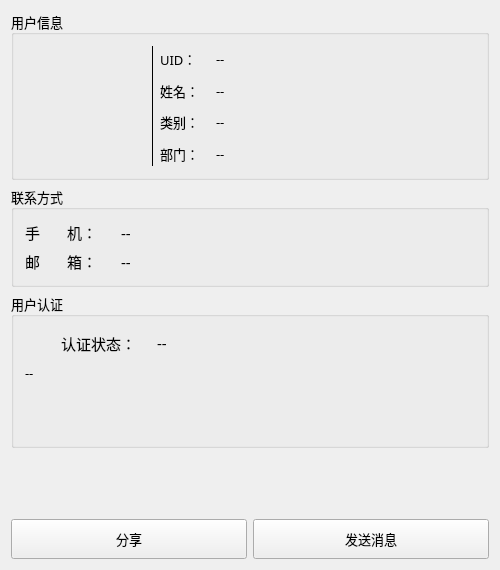
<?xml version="1.0" encoding="UTF-8"?>
<ui version="4.0">
 <class>FriendInfoWidgetClass</class>
 <widget class="QWidget" name="FriendInfoWidgetClass">
  <property name="geometry">
   <rect>
    <x>0</x>
    <y>0</y>
    <width>500</width>
    <height>570</height>
   </rect>
  </property>
  <property name="minimumSize">
   <size>
    <width>500</width>
    <height>570</height>
   </size>
  </property>
  <property name="maximumSize">
   <size>
    <width>500</width>
    <height>570</height>
   </size>
  </property>
  <property name="font">
   <font>
    <family>微软雅黑</family>
    <pointsize>10</pointsize>
   </font>
  </property>
  <property name="windowTitle">
   <string>好友资料</string>
  </property>
  <property name="windowIcon">
   <iconset resource="resource.qrc">
    <normaloff>:/images/color_icon/color-inf.svg</normaloff>:/images/color_icon/color-inf.svg</iconset>
  </property>
  <layout class="QGridLayout" name="gridLayout_7">
   <item row="0" column="0">
    <widget class="QGroupBox" name="group_userInfo">
     <property name="font">
      <font>
       <family>微软雅黑</family>
       <pointsize>10</pointsize>
      </font>
     </property>
     <property name="title">
      <string>用户信息</string>
     </property>
     <layout class="QGridLayout" name="gridLayout_2">
      <item row="0" column="0">
       <widget class="QLabel" name="avatar">
        <property name="minimumSize">
         <size>
          <width>120</width>
          <height>120</height>
         </size>
        </property>
        <property name="maximumSize">
         <size>
          <width>120</width>
          <height>120</height>
         </size>
        </property>
        <property name="font">
         <font>
          <family>微软雅黑</family>
          <pointsize>16</pointsize>
         </font>
        </property>
        <property name="styleSheet">
         <string notr="true">margin:5px;</string>
        </property>
        <property name="pixmap">
         <pixmap resource="resource.qrc">:/images/color_icon/user.svg</pixmap>
        </property>
        <property name="scaledContents">
         <bool>true</bool>
        </property>
       </widget>
      </item>
      <item row="0" column="1">
       <widget class="Line" name="line_3">
        <property name="frameShadow">
         <enum>QFrame::Plain</enum>
        </property>
        <property name="orientation">
         <enum>Qt::Vertical</enum>
        </property>
       </widget>
      </item>
      <item row="0" column="2">
       <layout class="QGridLayout" name="gridLayout">
        <item row="0" column="0">
         <widget class="QLabel" name="label_6">
          <property name="minimumSize">
           <size>
            <width>40</width>
            <height>0</height>
           </size>
          </property>
          <property name="maximumSize">
           <size>
            <width>50</width>
            <height>35</height>
           </size>
          </property>
          <property name="text">
           <string>UID：</string>
          </property>
         </widget>
        </item>
        <item row="0" column="1">
         <widget class="QLabel" name="uid">
          <property name="minimumSize">
           <size>
            <width>100</width>
            <height>0</height>
           </size>
          </property>
          <property name="maximumSize">
           <size>
            <width>16777215</width>
            <height>35</height>
           </size>
          </property>
          <property name="text">
           <string>--</string>
          </property>
         </widget>
        </item>
        <item row="1" column="0">
         <widget class="QLabel" name="label_20">
          <property name="minimumSize">
           <size>
            <width>40</width>
            <height>0</height>
           </size>
          </property>
          <property name="maximumSize">
           <size>
            <width>50</width>
            <height>35</height>
           </size>
          </property>
          <property name="text">
           <string>姓名：</string>
          </property>
         </widget>
        </item>
        <item row="1" column="1">
         <widget class="QLabel" name="name">
          <property name="minimumSize">
           <size>
            <width>100</width>
            <height>0</height>
           </size>
          </property>
          <property name="maximumSize">
           <size>
            <width>16777215</width>
            <height>35</height>
           </size>
          </property>
          <property name="text">
           <string>--</string>
          </property>
         </widget>
        </item>
        <item row="2" column="0">
         <widget class="QLabel" name="label_9">
          <property name="minimumSize">
           <size>
            <width>40</width>
            <height>0</height>
           </size>
          </property>
          <property name="maximumSize">
           <size>
            <width>50</width>
            <height>35</height>
           </size>
          </property>
          <property name="text">
           <string>类别：</string>
          </property>
         </widget>
        </item>
        <item row="2" column="1">
         <widget class="QLabel" name="group">
          <property name="minimumSize">
           <size>
            <width>100</width>
            <height>0</height>
           </size>
          </property>
          <property name="maximumSize">
           <size>
            <width>16777215</width>
            <height>35</height>
           </size>
          </property>
          <property name="text">
           <string>--</string>
          </property>
         </widget>
        </item>
        <item row="3" column="0">
         <widget class="QLabel" name="label_14">
          <property name="minimumSize">
           <size>
            <width>40</width>
            <height>0</height>
           </size>
          </property>
          <property name="maximumSize">
           <size>
            <width>50</width>
            <height>35</height>
           </size>
          </property>
          <property name="text">
           <string>部门：</string>
          </property>
         </widget>
        </item>
        <item row="3" column="1">
         <widget class="QLabel" name="department">
          <property name="minimumSize">
           <size>
            <width>100</width>
            <height>0</height>
           </size>
          </property>
          <property name="maximumSize">
           <size>
            <width>16777215</width>
            <height>35</height>
           </size>
          </property>
          <property name="text">
           <string>--</string>
          </property>
          <property name="wordWrap">
           <bool>false</bool>
          </property>
         </widget>
        </item>
       </layout>
      </item>
     </layout>
    </widget>
   </item>
   <item row="1" column="0">
    <widget class="QGroupBox" name="groupBox_43">
     <property name="maximumSize">
      <size>
       <width>16777215</width>
       <height>120</height>
      </size>
     </property>
     <property name="font">
      <font>
       <family>微软雅黑</family>
       <pointsize>10</pointsize>
      </font>
     </property>
     <property name="title">
      <string>联系方式</string>
     </property>
     <layout class="QGridLayout" name="gridLayout_6">
      <item row="0" column="0">
       <widget class="QLabel" name="label_81">
        <property name="maximumSize">
         <size>
          <width>90</width>
          <height>16777215</height>
         </size>
        </property>
        <property name="font">
         <font>
          <family>微软雅黑</family>
          <pointsize>11</pointsize>
         </font>
        </property>
        <property name="text">
         <string>手       机：</string>
        </property>
       </widget>
      </item>
      <item row="0" column="1">
       <widget class="QLabel" name="phone">
        <property name="font">
         <font>
          <family>微软雅黑</family>
          <pointsize>11</pointsize>
         </font>
        </property>
        <property name="text">
         <string>--</string>
        </property>
       </widget>
      </item>
      <item row="1" column="0">
       <widget class="QLabel" name="label_80">
        <property name="maximumSize">
         <size>
          <width>90</width>
          <height>16777215</height>
         </size>
        </property>
        <property name="font">
         <font>
          <family>微软雅黑</family>
          <pointsize>11</pointsize>
         </font>
        </property>
        <property name="text">
         <string>邮       箱：</string>
        </property>
       </widget>
      </item>
      <item row="1" column="1">
       <widget class="QLabel" name="mail">
        <property name="font">
         <font>
          <family>微软雅黑</family>
          <pointsize>11</pointsize>
         </font>
        </property>
        <property name="text">
         <string>--</string>
        </property>
        <property name="wordWrap">
         <bool>true</bool>
        </property>
       </widget>
      </item>
     </layout>
    </widget>
   </item>
   <item row="2" column="0">
    <widget class="QGroupBox" name="groupBox">
     <property name="title">
      <string>用户认证</string>
     </property>
     <layout class="QGridLayout" name="gridLayout_4">
      <item row="0" column="0">
       <layout class="QGridLayout" name="gridLayout_3">
        <item row="0" column="0">
         <widget class="QLabel" name="verifyIcon">
          <property name="minimumSize">
           <size>
            <width>30</width>
            <height>30</height>
           </size>
          </property>
          <property name="maximumSize">
           <size>
            <width>30</width>
            <height>30</height>
           </size>
          </property>
          <property name="text">
           <string/>
          </property>
          <property name="pixmap">
           <pixmap resource="resource.qrc">:/images/color_icon/color-delete.svg</pixmap>
          </property>
          <property name="scaledContents">
           <bool>true</bool>
          </property>
         </widget>
        </item>
        <item row="0" column="1">
         <widget class="QLabel" name="label_verifyStatus">
          <property name="minimumSize">
           <size>
            <width>0</width>
            <height>30</height>
           </size>
          </property>
          <property name="maximumSize">
           <size>
            <width>90</width>
            <height>30</height>
           </size>
          </property>
          <property name="font">
           <font>
            <family>微软雅黑</family>
            <pointsize>11</pointsize>
           </font>
          </property>
          <property name="text">
           <string>认证状态：</string>
          </property>
         </widget>
        </item>
        <item row="0" column="2">
         <widget class="QLabel" name="verifyType">
          <property name="minimumSize">
           <size>
            <width>180</width>
            <height>30</height>
           </size>
          </property>
          <property name="maximumSize">
           <size>
            <width>16777215</width>
            <height>30</height>
           </size>
          </property>
          <property name="font">
           <font>
            <family>微软雅黑</family>
            <pointsize>11</pointsize>
           </font>
          </property>
          <property name="text">
           <string>--</string>
          </property>
         </widget>
        </item>
       </layout>
      </item>
      <item row="1" column="0">
       <widget class="QLabel" name="verifyInfo">
        <property name="minimumSize">
         <size>
          <width>0</width>
          <height>70</height>
         </size>
        </property>
        <property name="text">
         <string>--</string>
        </property>
        <property name="alignment">
         <set>Qt::AlignLeading|Qt::AlignLeft|Qt::AlignTop</set>
        </property>
        <property name="wordWrap">
         <bool>true</bool>
        </property>
       </widget>
      </item>
     </layout>
    </widget>
   </item>
   <item row="3" column="0">
    <spacer name="verticalSpacer">
     <property name="orientation">
      <enum>Qt::Vertical</enum>
     </property>
     <property name="sizeHint" stdset="0">
      <size>
       <width>20</width>
       <height>35</height>
      </size>
     </property>
    </spacer>
   </item>
   <item row="4" column="0">
    <layout class="QGridLayout" name="gridLayout_5">
     <item row="0" column="0">
      <widget class="QPushButton" name="btn_share">
       <property name="minimumSize">
        <size>
         <width>0</width>
         <height>40</height>
        </size>
       </property>
       <property name="text">
        <string>分享</string>
       </property>
      </widget>
     </item>
     <item row="0" column="1">
      <widget class="QPushButton" name="btn_sendMsg">
       <property name="minimumSize">
        <size>
         <width>0</width>
         <height>40</height>
        </size>
       </property>
       <property name="text">
        <string>发送消息</string>
       </property>
      </widget>
     </item>
    </layout>
   </item>
  </layout>
 </widget>
 <layoutdefault spacing="6" margin="11"/>
 <resources>
  <include location="resource.qrc"/>
 </resources>
 <connections>
  <connection>
   <sender>btn_sendMsg</sender>
   <signal>clicked()</signal>
   <receiver>FriendInfoWidgetClass</receiver>
   <slot>close()</slot>
   <hints>
    <hint type="sourcelabel">
     <x>370</x>
     <y>538</y>
    </hint>
    <hint type="destinationlabel">
     <x>249</x>
     <y>283</y>
    </hint>
   </hints>
  </connection>
 </connections>
</ui>
